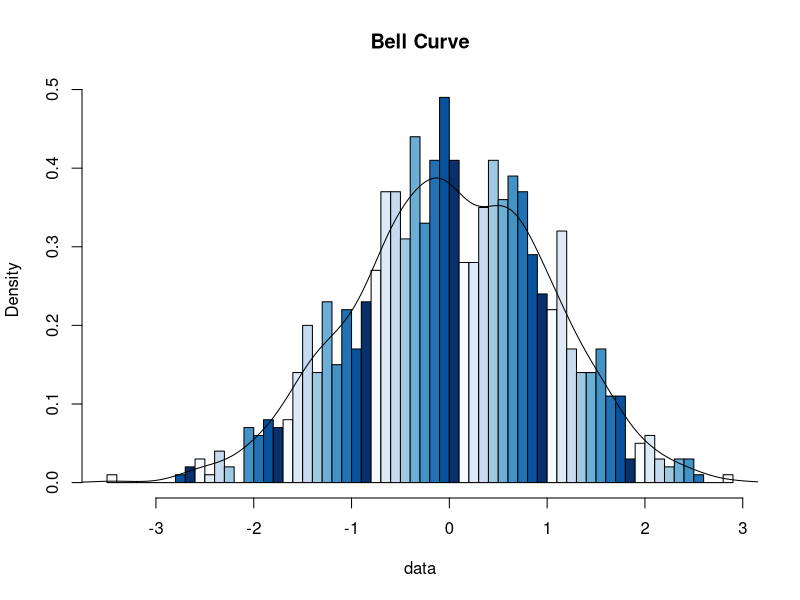

The R source for this figure: (Note: this script raises an error after producing the figure.)
df<- c(1,2,1,3,2,4,4,4,3,2,1,5,5,4,5)
mean(df)
median(df)
getmode <- function(f){
  u<-unique(f)
  u[which.max(tabulate(match(f,u)))]
}
(getmode(df))

df <- data.frame(
  col1 = 1:10,col2 = 11:20,col3 = 30:21,
  col4 = c(3, 5, 2, 1,7, 6, 9, 2, 3, 4)
)

df

# Correlation 
cor(df$col1, df$col2)
cor(df$col1, df$col3)
cor(df$col1, df$col4)
cor(df$col3, df$col4)

cor(df[, c("col1", "col2", "col4")])
cor(df[, c("col2", "col3", "col4")])

cor(df)

# Create a random normal distribution
data <- rnorm(1000)

# Plot the bell curve
hist(data, breaks = 50, probability = TRUE, main = "Bell Curve",col=blues9)
lines(density(data))

# Calculate skewness
skewness(data)

# Create a random vector
n <- 100
min_val <- 1
max_val <- 100
random_vector <- runif(n, min = min_val, max = max_val)
random_vector
# Find the Nth highest value
N <- 5  
sort(random_vector, decreasing = TRUE)[N]

